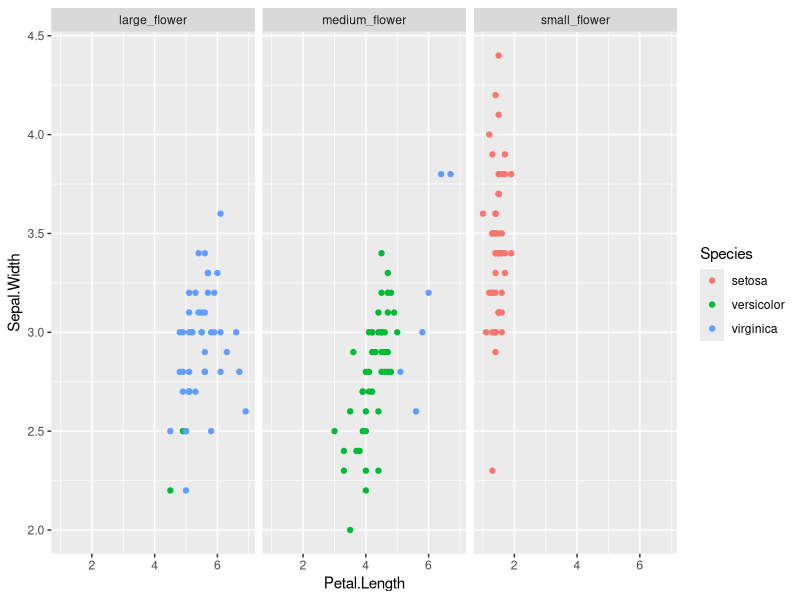
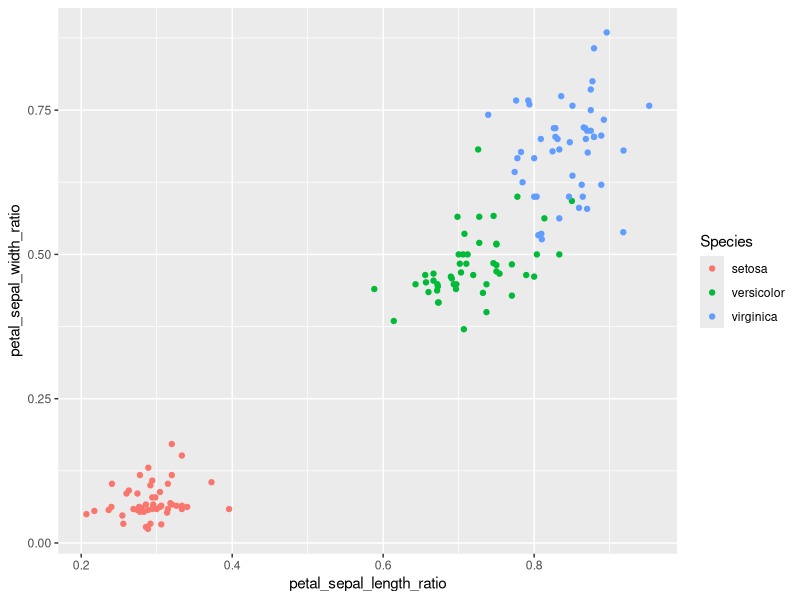

The R source for these figures, in order:
##CHIC402 DAY 1, Exercise 2

##1. Load required packages.
library(readr)    
library(tidyverse)

##2. Set Working Directory
setwd("~/Lancaster/CHIC402/CHIC402 D1E2")

##3. Attach and View the iris dataset
data(iris)
View(iris)

##4. create a new vector of petal_sepal_width_ratio
petal_sepal_width_ratio = (iris$Petal.Width / iris$Sepal.Width)

##5. add petal_sepal_width_ratio to iris dataframe and confirm column added
iris["petal_sepal_width_ratio"] = petal_sepal_width_ratio
View(iris)  

##6.Create flower_size vector containig width ratio values
flower_size_width = c(petal_sepal_width_ratio)

##7. Convert the width size ratio to a size label
for (i in 1:150)
  if(flower_size_width[i] >= 0.25 & flower_size_width[i]  <= 0.58){ 
    flower_size_width[i] = "medium_flower"
  } else if (flower_size_width[i] > 0.58){
    flower_size_width[i] = "large_flower" 
     }else if (flower_size_width[i] < 0.25) 
       flower_size_width[i] = "small_flower"

##8. Add flower_size to iris dataset
iris["flower_size_width"] = flower_size_width

##9. Confirm flower_size added to iris dataset       
View(iris)

##10. Graphs of petal_length vs sepal_width
## Colour is species, panel is size

ggplot(iris, aes(x=Petal.Length, y=Sepal.Width)) + 
  geom_point(aes(colour=Species)) +
  facet_wrap(~flower_size_width)



##11.Better Method separation method using length ratio as proxy for size?
##12. Create vector containing length ration
petal_sepal_length_ratio = (iris$Petal.Length) / (iris$Sepal.Length)

##13. Create new vector containing length ratio values to add labels to
flower_size_length = c(petal_sepal_length_ratio)

##14. Create loop to convert length ratio to size
for (i in 1:150)
  if(flower_size_length[i] >= 0.25 & flower_size_length[i]  <= 0.58){ 
    flower_size_length[i] = "medium_flower"
  } else if (flower_size_length[i] > 0.58){
    flower_size_length[i] = "large_flower" 
  }else if (flower_size_length[i] < 0.25) 
    flower_size_length[i] = "small_flower"

##15. Add flower_size_length to iris datset
iris["flower_size_length"] = flower_size_length
View(iris)

##16.Plot length vs width ratio, colour by species and separate by size (defined by length categories)
ggplot(iris, aes(x=petal_sepal_length_ratio, y =petal_sepal_width_ratio)) + 
  geom_point(aes(colour = Species)) 





